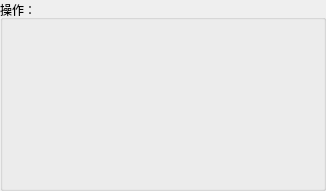
        <widget class="QGroupBox" name="groupBox_7">
         <property name="minimumSize">
          <size>
           <width>0</width>
           <height>0</height>
          </size>
         </property>
         <property name="maximumSize">
          <size>
           <width>16777215</width>
           <height>16777215</height>
          </size>
         </property>
         <property name="styleSheet">
          <string notr="true">QPushButton {
	min-width: 70px;
	max-width: 70px;
	min-height: 70px;
	max-height: 70px;
}</string>
         </property>
         <property name="title">
          <string>操作：</string>
         </property>
         <layout class="QGridLayout" name="gridLayout_7">
          <item row="1" column="1">
           <widget class="QPushButton" name="pushButton_14">
            <property name="styleSheet">
             <string notr="true">QPushButton {
    background-image: url(:/Image/icon/youxuan_1.png);  /* 正常状态图片 */
    background-repeat: no-repeat;
    background-position: center;
    border: none;  /* 可选：移除边框 */
}

QPushButton:hover {
    background-image: url(:/Image/icon/youxuan_2.png);  /* 悬停状态图片 */
}</string>
            </property>
            <property name="text">
             <string/>
            </property>
           </widget>
          </item>
          <item row="0" column="2">
           <widget class="QPushButton" name="pushButton_56">
            <property name="styleSheet">
             <string notr="true">QPushButton {
    background-image: url(:/Image/icon/daochuraw_1.png);  /* 正常状态图片 */
    background-repeat: no-repeat;
    background-position: center;
    border: none;  /* 可选：移除边框 */
}

QPushButton:hover {
    background-image: url(:/Image/icon/daochuraw_2.png);  /* 悬停状态图片 */
}</string>
            </property>
            <property name="text">
             <string/>
            </property>
           </widget>
          </item>
          <item row="1" column="0">
           <widget class="QPushButton" name="pushButton_20">
            <property name="styleSheet">
             <string notr="true">QPushButton {
    background-image: url(:/Image/icon/zuoxuan_1.png);  /* 正常状态图片 */
    background-repeat: no-repeat;
    background-position: center;
    border: none;  /* 可选：移除边框 */
}

QPushButton:hover {
    background-image: url(:/Image/icon/zuoxuan_2.png);  /* 悬停状态图片 */
}</string>
            </property>
            <property name="text">
             <string/>
            </property>
           </widget>
          </item>
          <item row="1" column="2">
           <widget class="QPushButton" name="pushButton_40">
            <property name="minimumSize">
             <size>
              <width>70</width>
              <height>70</height>
             </size>
            </property>
            <property name="maximumSize">
             <size>
              <width>70</width>
              <height>70</height>
             </size>
            </property>
            <property name="styleSheet">
             <string notr="true">QPushButton {
    background-image: url(:/Image/icon/shangxia_1.png);  /* 正常状态图片 */
    background-repeat: no-repeat;
    background-position: center;
    border: none;  /* 可选：移除边框 */
}

QPushButton:hover {
    background-image: url(:/Image/icon/shangxia_2.png);  /* 悬停状态图片 */
}</string>
            </property>
            <property name="text">
             <string/>
            </property>
           </widget>
          </item>
          <item row="0" column="1">
           <widget class="QPushButton" name="pushButton_28">
            <property name="styleSheet">
             <string notr="true">QPushButton {
    background-image: url(:/Image/icon/daochupng_1.png);  /* 正常状态图片 */
    background-repeat: no-repeat;
    background-position: center;
    border: none;  /* 可选：移除边框 */
}

QPushButton:hover {
    background-image: url(:/Image/icon/daochupng_2.png);  /* 悬停状态图片 */
}</string>
            </property>
            <property name="text">
             <string/>
            </property>
           </widget>
          </item>
          <item row="0" column="0">
           <widget class="QPushButton" name="pushButton_36">
            <property name="minimumSize">
             <size>
              <width>70</width>
              <height>70</height>
             </size>
            </property>
            <property name="maximumSize">
             <size>
              <width>70</width>
              <height>70</height>
             </size>
            </property>
            <property name="styleSheet">
             <string notr="true">QPushButton {
    background-image: url(:/Image/icon/duqu_1.png);  /* 正常状态图片 */
    background-repeat: no-repeat;
    background-position: center;
    border: none;  /* 可选：移除边框 */
}

QPushButton:hover {
    background-image: url(:/Image/icon/duqu_2.png);  /* 悬停状态图片 */
}</string>
            </property>
            <property name="text">
             <string/>
            </property>
           </widget>
          </item>
          <item row="1" column="3">
           <widget class="QPushButton" name="pushButton_41">
            <property name="minimumSize">
             <size>
              <width>70</width>
              <height>70</height>
             </size>
            </property>
            <property name="maximumSize">
             <size>
              <width>70</width>
              <height>70</height>
             </size>
            </property>
            <property name="styleSheet">
             <string notr="true">QPushButton {
    background-image: url(:/Image/icon/zuoyou_1.png);  /* 正常状态图片 */
    background-repeat: no-repeat;
    background-position: center;
    border: none;  /* 可选：移除边框 */
}

QPushButton:hover {
    background-image: url(:/Image/icon/zuoyou_2.png);  /* 悬停状态图片 */
}</string>
            </property>
            <property name="text">
             <string/>
            </property>
           </widget>
          </item>
          <item row="0" column="3">
           <widget class="QPushButton" name="pushButton_11">
            <property name="styleSheet">
             <string notr="true">QPushButton {
    background-image: url(:/Image/icon/fanzhuan_1.png);  /* 正常状态图片 */
    background-repeat: no-repeat;
    background-position: center;
    border: none;  /* 可选：移除边框 */
}

QPushButton:hover {
    background-image: url(:/Image/icon/fanzhuan_2.png);  /* 悬停状态图片 */
}</string>
            </property>
            <property name="text">
             <string/>
            </property>
           </widget>
          </item>
         </layout>
        </widget>
